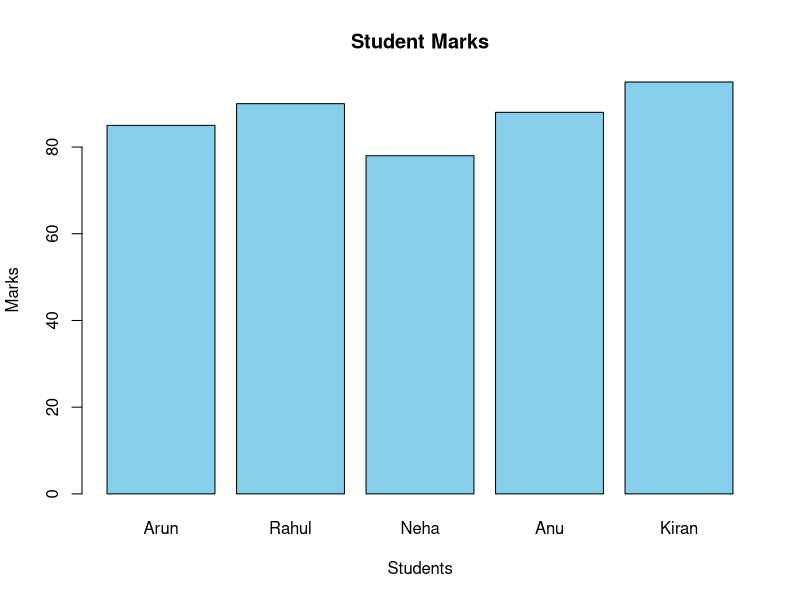

R code for this plot:
marks <- c(85, 90, 78, 88, 95)

names <- c("Arun", "Rahul", "Neha", "Anu", "Kiran")

# Create PNG file
png("barplot.png")

barplot(marks,
        names.arg = names,
        main = "Student Marks",
        xlab = "Students",
        ylab = "Marks",
        col = "skyblue")

# Save and close file
dev.off()
